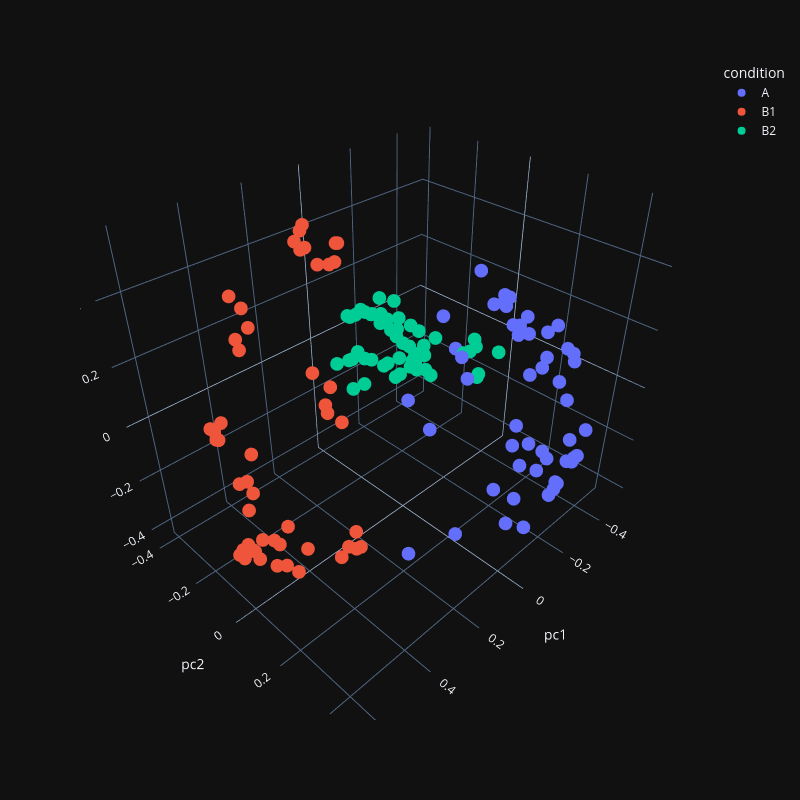

This figure's notebook cell:
### Code cell
fig = px.scatter_3d(df, x="pc1", y="pc2", z="pc3", color="condition", template="plotly_dark")
fig.update_layout(
    width=800,
    height=800,
)
fig.show()
